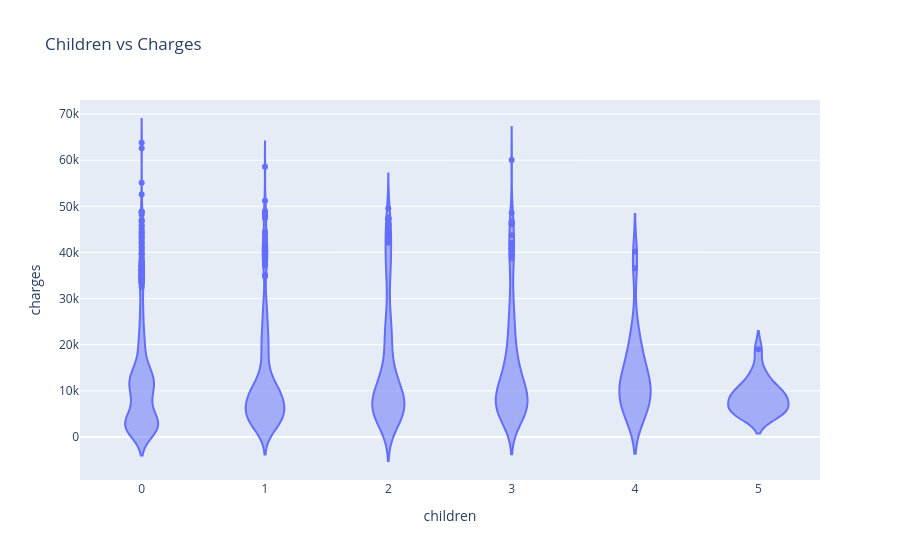

The notebook cell saved with this chart:
### Code cell
px.violin(medical_df,x='children',y='charges',title='Children vs Charges')

### Figure 1 — Plotly figure (JSON) as saved in the notebook; plotly's stock layout.template omitted (floating-point values rounded to 4 significant figures; data arrays with more than 128 entries replaced by an {"elided": "..."} marker saying what was removed)
{"data": [{"alignmentgroup": "True", "box": {"visible": false}, "hovertemplate": "children=%{x}<br>charges=%{y}<extra></extra>", "legendgroup": "", "marker": {"color": "#636efa"}, "name": "", "offsetgroup": "", "orientation": "v", "scalegroup": "True", "showlegend": false, "type": "violin", "x": {"elided": "1338 int values"}, "x0": " ", "xaxis": "x", "y": {"elided": "1338 float values"}, "y0": " ", "yaxis": "y"}], "layout": {"legend": {"tracegroupgap": 0}, "title": {"text": "Children vs Charges"}, "violinmode": "group", "xaxis": {"anchor": "y", "domain": [0, 1], "title": {"text": "children"}}, "yaxis": {"anchor": "x", "domain": [0, 1], "title": {"text": "charges"}}}}
